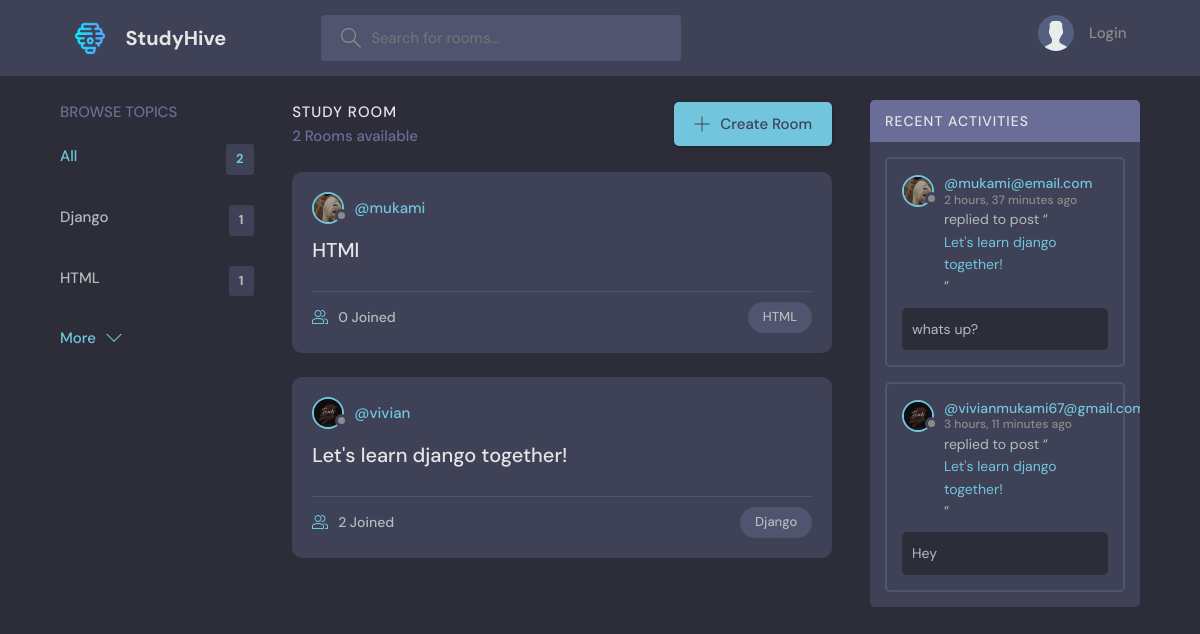
Before: / with the older database file.
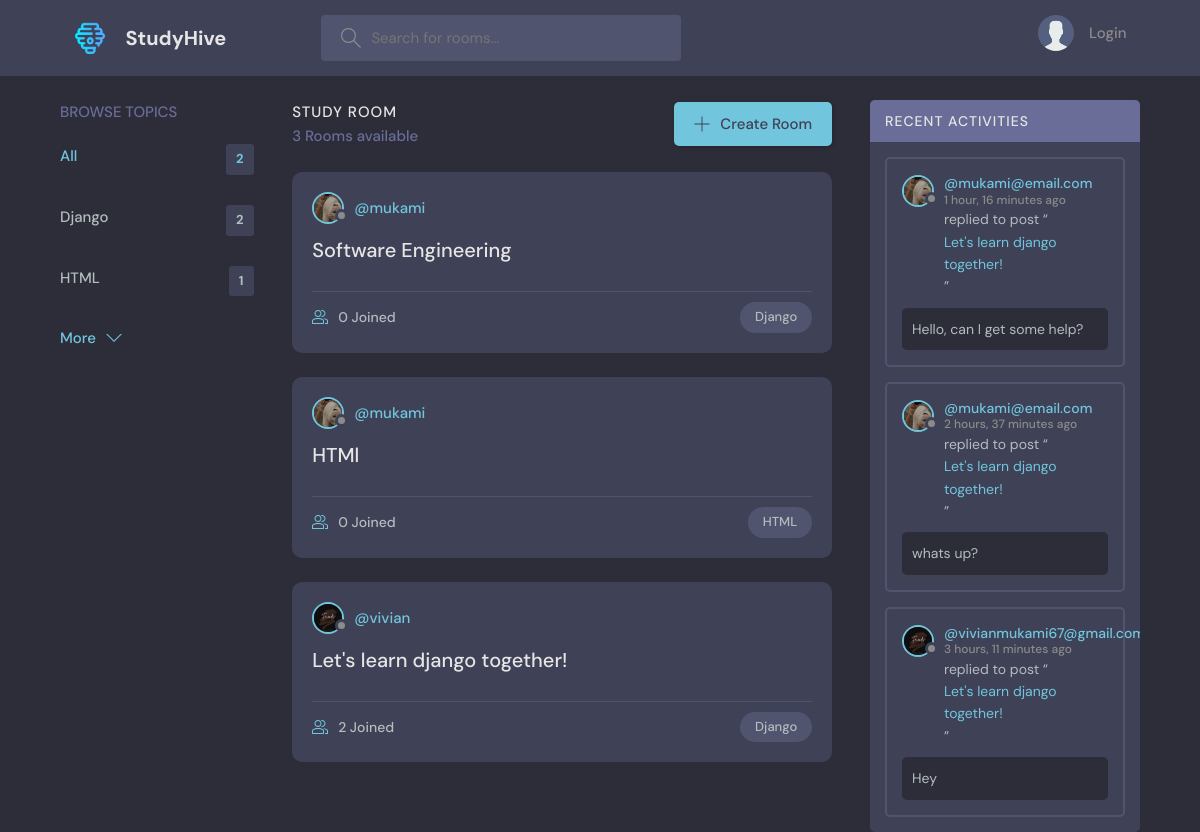
After: the same page with the newer database file.
### base/models.py (models this page shows, shortened)
class Topic(models.Model):
    name = models.CharField(max_length=200)

class Room(models.Model):
    host = models.ForeignKey(User, on_delete=models.SET_NULL, null=True)
    topic = models.ForeignKey(Topic, on_delete=models.SET_NULL, null=True)
    name = models.CharField(max_length=200)
    description = models.TextField(null=True, blank=True)
    participants = models.ManyToManyField(User, related_name='participants', blank=True)
    updated_at = models.DateTimeField(auto_now=True)
    created_at = models.DateTimeField(auto_now_add=True)
    class Meta:
        ordering = ['-updated_at', '-created_at']
    def __str__(self):
        return self.name

class User(AbstractUser):
    name=models.CharField(max_length=200, null=True)
    email = models.EmailField(unique=True, null=True)
    bio = models.TextField(null=True)
    avatar = models.ImageField(null=True, default="avatar.svg")
    USERNAME_FIELD = 'email'
    REQUIRED_FIELDS = []

class Message(models.Model):
    user = models.ForeignKey(User, on_delete=models.CASCADE)
    room = models.ForeignKey(Room, on_delete=models.CASCADE)
    body = models.TextField()
    updated_at = models.DateTimeField(auto_now=True)
    created_at = models.DateTimeField(auto_now_add=True)
    class Meta:
        ordering = ['-updated_at', '-created_at']

### base/views.py (the view)
# urls.py: path('', views.home, name="home"),
def home(request):
    q = request.GET.get('q') if request.GET.get('q') != None else ''
    rooms = Room.objects.filter(
        Q(topic__name__icontains=q) |
        Q(name__icontains=q)|
        Q(description__icontains=q))#queries to retrieve rooms with certain topics, names, or description
    topics = Topic.objects.all()[0:5] #query to retrieve all topics
    room_count = rooms.count()
    room_messages = Message.objects.filter(Q(room__topic__name__icontains=q))
    context = {"rooms": rooms, "topics": topics, "room_count": room_count, "room_messages": room_messages}
    return render(request, 'base/home.html', context)

### base/templates/base/home.html (shortened to what this page needs)
{% extends 'main.html' %} {% block content %}
<main class="layout layout--3">
  <div class="container">
    {% include 'base/topics_component.html' %}
    <div class="roomList">
      <div class="roomList__header">
        <div>
          <h2>Study Room</h2>
          <p>{{room_count}} Rooms available</p>
        </div>
        <a class="btn btn--main" href="{% url 'create-room' %}">
          <svg
            version="1.1"
            xmlns="http://www.w3.org/2000/svg"
            width="32"
            height="32"
            viewBox="0 0 32 32"
          >
            <title>add</title>
            <path
              d="M16.943 0.943h-1.885v14.115h-14.115v1.885h14.115v14.115h1.885v-14.115h14.115v-1.885h-14.115v-14.115z"
            ></path>
          </svg>
          Create Room
        </a>
      </div>
      {% include 'base/feed_component.html' %}
    </div>
    {% include 'base/activity_component.html' %}
  </div>
</main>
{%endblock%}

### base/templates/base/topics_component.html
<div class="topics">
  <div class="topics__header">
    <h2>Browse Topics</h2>
  </div>
  <ul class="topics__list">
    <li>
      <a href="{% url 'home' %}" class="active"
        >All <span>{{ topics.count }}</span></a
      >
    </li>
    {% for topic in topics %}
    <li>
      <a href="{% url 'home' %}?q={{topic.name}}"
        >{{topic.name}}<span>{{ topic.room_set.all.count }}</span></a
      >
    </li>
    {% endfor %}
  </ul>
  <a class="btn btn--link" href="{% url 'topics' %}">
    More
    <svg
      version="1.1"
      xmlns="http://www.w3.org/2000/svg"
      width="32"
      height="32"
      viewBox="0 0 32 32"
    >
      <title>chevron-down</title>
      <path d="M16 21l-13-13h-3l16 16 16-16h-3l-13 13z"></path>
    </svg>
  </a>
</div>

### base/templates/base/feed_component.html (shortened to what this page needs)
{% for room in rooms %}
<div class="roomListRoom">
  <div class="roomListRoom__header">
    <a
      href="{% url 'user-profile' room.host.id %}"
      class="roomListRoom__author"
    >
      <div class="avatar avatar--small">
        <img src="{{room.host.avatar.url}}" />
      </div>
      <span>@{{room.host.username}}</span>
    </a>
  </div>
  <div class="roomListRoom__content">
    <a href="{% url 'room' room.id %}">{{ room.name }}</a>
  </div>
  <div class="roomListRoom__meta">
    <a href="{% url 'room' room.id %}" class="roomListRoom__joined">
      {{room.participants.all.count}} Joined
    </a>
    <p class="roomListRoom__topic">{{room.topic.name}}</p>
  </div>
</div>
{% endfor %}

### base/templates/base/activity_component.html (shortened to what this page needs)
<div class="activities">
  <div class="activities__header">
    <h2>Recent Activities</h2>
  </div>
  {% for message in room_messages %}
  <div class="activities__box">
    <div class="activities__boxHeader roomListRoom__header">
      <a
        href="{% url 'user-profile' message.user.id %}"
        class="roomListRoom__author"
      >
        <div class="avatar avatar--small">
          <img src="{{message.user.avatar.url}}" />
        </div>
        <p>
          @{{message.user}}
          <span>{{message.created_at|timesince}} ago</span>
        </p>
      </a>
    </div>
    <div class="activities__boxContent">
      <p>
        replied to post “<a href="{% url 'room' message.room.id %}"
          >{{message.room}}</a
        >”
      </p>
      <div class="activities__boxRoomContent">{{message.body}}</div>
    </div>
  </div>
  {% endfor %}
</div>

Changed rows visible on the page:
computed for Topic "Django": room_set.all.count "1" → "2"
added Room: host.avatar (picture), host.username "mukami", name "Software Engineering", participants.all.count "0", topic.name "Django"
added Message: user.avatar (picture), user "mukami@email.com", created_at "1 hour, 16 minutes", room "Let's learn django together!", body "Hello, can I get some help?"
Other visible differences:
{{ room_count }}: "2" → "3"
